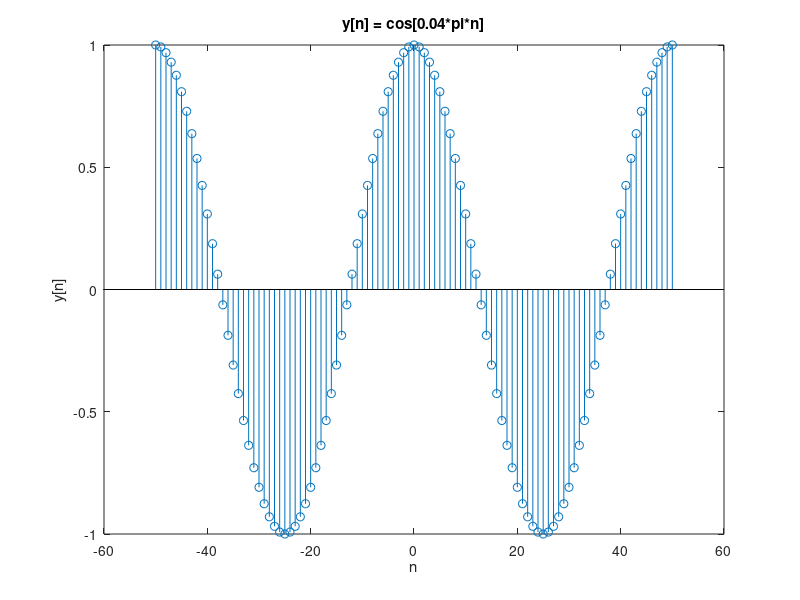

Recreate this plot in MATLAB.
%y[n] = cos[0.04*pi*n] ; -5 <= n <= 5

clc
clear all
n = [-50:50];
%yn=zeros(length(n));
for i = 1:length(n)
    yn(i) = cos(0.04*pi*n(i));
end

stem(n,yn);title("y[n] = cos[0.04*pi*n]");xlabel("n");ylabel("y[n]");
    